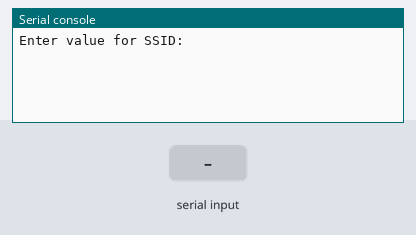
This program was run on a simulated ESP8266 board running MicroPython. Shown: the last lines printed to the serial console. The inputs (shaded band) are chosen by the test bench. Files the program writes start out absent.

Above: at 1.2 s.
1.3 s: "can't read" typed at the serial console, then Enter
At 1.7 s:
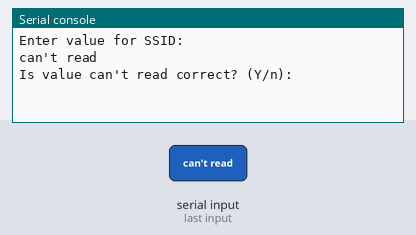
2.8 s: "y" typed at the serial console, then Enter
At 4.0 s:
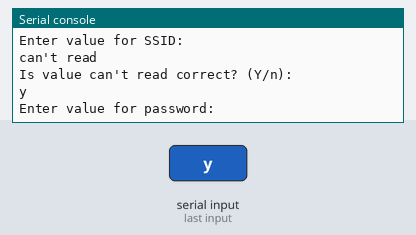
4.3 s: "1" typed at the serial console, then Enter
At 5.2 s:
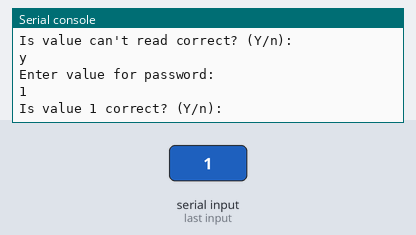

Measured:
- after the input at 1.3 s, the serial console: prints a new line at once (image 1)
- after the input at 2.8 s, the serial console: prints a new line at once (image 2)
- after the input at 4.3 s, the serial console: prints a new line at once (image 3)

The program:

main.py
```python
from machine import UART, reset
try:
    import usocket as socket
except ModuleNotFoundError:
    import socket
import gc
gc.collect()


def forward_serial3_to_wifi():
    try:
        msg = cli_sock.recv(64)
    except OSError as e1:
        if str(e1).find("can't read"):
            return
    print("sensor received:", msg)
    uart.write(msg)


def forward_wifi_to_serial3():
    try:
        msg = uart.read(64)
    except OSError as e1:
        if str(e1).find("can't read"):
            return
    print("actuator received:", msg)
    cli_sock.send(msg)


uart = UART(1, 115200)
uart.init(115200, bits=8, parity=None, stop=1)

try:
    srv_sock = socket.socket(socket.AF_INET, socket.SOCK_STREAM)
    srv_sock.bind(('', 44444))
except Exception as e:
    print("ERR1:", str(e))
dropout = False
while not dropout:
    try:
        srv_sock.listen(5)
        (cli_sock, address) = srv_sock.accept()
        while True:
            forward_serial3_to_wifi()
            forward_wifi_to_serial3()
    except Exception as e:
        print("ERR2:", str(e))
        dropout = True
    finally:
        cli_sock.close()
```

boot.py
```python
import time
import machine
import network
import esp
esp.osdebug(None)
import os
import gc
gc.collect()

def acquire(name):
    acq = ''
    f_name = name + '.cfg'
    if f_name in os.listdir(''):
        try:
            f = open(f_name, 'r')
            acq = f.readline()
            f.close()
        except Exception:
            print(name, 'not configured yet')
            pass
    while acq == '':
        prompt = 'Enter value for ' + name + ':'
        acq = input(prompt)
        prompt = 'Is value ' + acq + ' correct? (Y/n):'
        reply = input(prompt)
        if reply != 'y':
            acq = ''
    f = open(f_name, 'w')
    f.write(acq)
    f.close()
    return acq


# set up the WiFi client connection
ssid = acquire('SSID')
password = acquire('password')

last_message = 0
message_interval = 5
counter = 0

station = network.WLAN(network.STA_IF)

station.active(True)
station.connect(ssid, password)

retries = 10
while station.isconnected() == False and retries > 0:
    retries -= 1
    time.sleep(10)

if retries == 0 or station.isconnected() == False:
    # os.remove('SSID.cfg')
    # os.remove('password.cfg')
    machine.reset()

print('Connection successful')
print(station.ifconfig())
```
